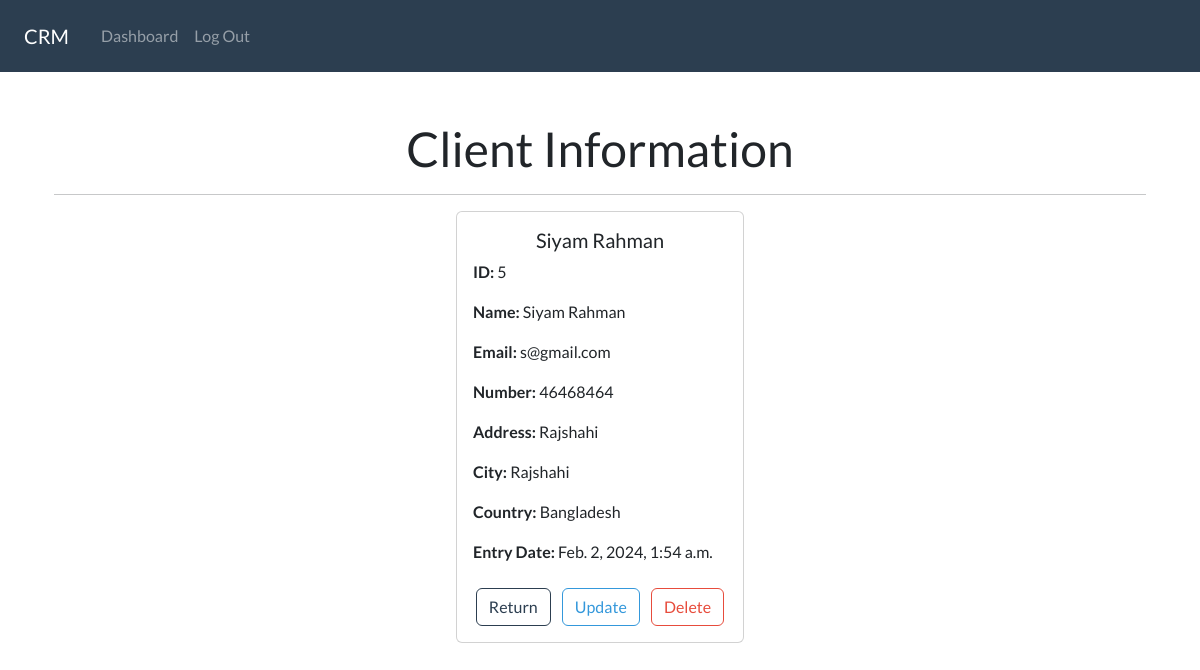
Page /view/5 (signed in) on the committed database.
### client/models.py (models this page shows, shortened)
class ClientData(models.Model):
    creation_date = models.DateTimeField(auto_now_add=True)
    first_name = models.CharField(max_length=100)
    last_name = models.CharField(max_length=100)
    email = models.EmailField(max_length=50)
    phone = models.CharField(max_length=20)
    address = models.CharField(max_length=100)
    city = models.CharField(max_length=50)
    country = models.CharField(max_length=50)

### client/views.py (the view)
# urls.py: path('view/<int:pk>',views.view,name='view'),
@login_required(login_url='login')
def view(request,pk):
    all_data = ClientData.objects.get(id=pk)
    context={'data':all_data}
    return render(request,'client/view_data.html',context)

### client/templates/client/view_data.html
{% extends "client/base.html" %}
{% load static %}
{% block body %}
<div class="container mt-4">
    <h1 class="text-center">Client Information</h1>
    <hr>
    <div class="card mx-auto" style="max-width: 18rem;">
        <div class="card-body">
            <h5 class="card-title text-center">{{ data.first_name }} {{ data.last_name }}</h5>
            <p class="card-text"><strong>ID:</strong> {{ data.id }}</p>
            <p class="card-text"><strong>Name:</strong> {{ data.first_name }} {{ data.last_name }}</p>
            <p class="card-text"><strong>Email:</strong> {{ data.email }}</p>
            <p class="card-text"><strong>Number:</strong> {{ data.phone }}</p>
            <p class="card-text"><strong>Address:</strong> {{ data.address }}</p>
            <p class="card-text"><strong>City:</strong> {{ data.city }}</p>
            <p class="card-text"><strong>Country:</strong> {{ data.country }}</p>
            <p class="card-text"><strong>Entry Date:</strong> {{ data.creation_date }}</p>
            <div class="text-center mt-4">
                <a href="{% url 'dashboard' %}" class="btn btn-outline-primary">Return</a>
                <a href="{% url 'update' data.id %}" class="btn btn-outline-info mx-2">Update</a>
                <a href="{% url 'delete' data.id %}" class="btn btn-outline-danger">Delete</a>
            </div>
        </div>
    </div>
</div>
{% endblock %}

### static/css/style.css (style rules this page uses)
a { color: #007BFF; text-decoration: none; font-size: 14px; }

### rows in the picture
ClientData: first_name "Siyam", last_name "Rahman", id "5", email "s@gmail.com", phone "46468464", address "Rajshahi", city "Rajshahi", country "Bangladesh", creation_date "Feb. 2, 2024, 1:54 a.m."
